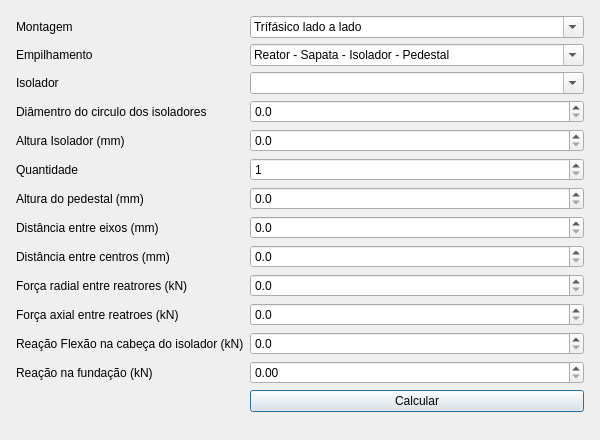
<?xml version="1.0" encoding="UTF-8"?>
<ui version="4.0">
 <class>DialogForceIcc</class>
 <widget class="QDialog" name="DialogForceIcc">
  <property name="geometry">
   <rect>
    <x>0</x>
    <y>0</y>
    <width>600</width>
    <height>440</height>
   </rect>
  </property>
  <property name="windowTitle">
   <string>Força de curto-circuito lado a lad e vento</string>
  </property>
  <layout class="QVBoxLayout" name="verticalLayout">
   <item>
    <layout class="QFormLayout" name="formLayout">
     <property name="leftMargin">
      <number>5</number>
     </property>
     <property name="topMargin">
      <number>5</number>
     </property>
     <property name="rightMargin">
      <number>5</number>
     </property>
     <property name="bottomMargin">
      <number>5</number>
     </property>
     <item row="0" column="0">
      <widget class="QLabel" name="label">
       <property name="text">
        <string>Montagem</string>
       </property>
      </widget>
     </item>
     <item row="0" column="1">
      <widget class="QComboBox" name="cbMontagem">
       <property name="editable">
        <bool>true</bool>
       </property>
       <item>
        <property name="text">
         <string>Trífásico lado a lado </string>
        </property>
       </item>
       <item>
        <property name="text">
         <string>Trifásico trângular</string>
        </property>
       </item>
       <item>
        <property name="text">
         <string>Bifásico</string>
        </property>
       </item>
       <item>
        <property name="text">
         <string>Série/Paralelo</string>
        </property>
       </item>
      </widget>
     </item>
     <item row="1" column="0">
      <widget class="QLabel" name="label_6">
       <property name="text">
        <string>Empilhamento</string>
       </property>
      </widget>
     </item>
     <item row="1" column="1">
      <widget class="QComboBox" name="cbEmpilhar">
       <property name="editable">
        <bool>true</bool>
       </property>
       <item>
        <property name="text">
         <string>Reator - Sapata - Isolador - Pedestal</string>
        </property>
       </item>
       <item>
        <property name="text">
         <string>Reator - Sapata - Pedestal -Isolador</string>
        </property>
       </item>
      </widget>
     </item>
     <item row="2" column="0">
      <widget class="QLabel" name="label_2">
       <property name="text">
        <string>Isolador</string>
       </property>
      </widget>
     </item>
     <item row="2" column="1">
      <widget class="QComboBox" name="cbIsolador">
       <property name="editable">
        <bool>true</bool>
       </property>
      </widget>
     </item>
     <item row="3" column="0">
      <widget class="QLabel" name="label_12">
       <property name="text">
        <string>Diâmentro do circulo dos isoladores</string>
       </property>
      </widget>
     </item>
     <item row="3" column="1">
      <widget class="QDoubleSpinBox" name="dbDiamCirc">
       <property name="decimals">
        <number>1</number>
       </property>
       <property name="maximum">
        <double>9999.899999999999636</double>
       </property>
      </widget>
     </item>
     <item row="4" column="0">
      <widget class="QLabel" name="label_4">
       <property name="text">
        <string>Altura Isolador (mm)</string>
       </property>
      </widget>
     </item>
     <item row="4" column="1">
      <widget class="QDoubleSpinBox" name="dbH_isol">
       <property name="decimals">
        <number>1</number>
       </property>
       <property name="maximum">
        <double>50000.000000000000000</double>
       </property>
      </widget>
     </item>
     <item row="5" column="0">
      <widget class="QLabel" name="label_3">
       <property name="text">
        <string>Quantidade</string>
       </property>
      </widget>
     </item>
     <item row="5" column="1">
      <widget class="QSpinBox" name="intQutIsol">
       <property name="minimum">
        <number>1</number>
       </property>
       <property name="maximum">
        <number>16</number>
       </property>
      </widget>
     </item>
     <item row="6" column="0">
      <widget class="QLabel" name="label_5">
       <property name="text">
        <string>Altura do pedestal (mm)</string>
       </property>
      </widget>
     </item>
     <item row="6" column="1">
      <widget class="QDoubleSpinBox" name="dbH_Pedestal">
       <property name="decimals">
        <number>1</number>
       </property>
       <property name="maximum">
        <double>5000.000000000000000</double>
       </property>
      </widget>
     </item>
     <item row="7" column="0">
      <widget class="QLabel" name="label_7">
       <property name="text">
        <string>Distância entre eixos (mm)</string>
       </property>
      </widget>
     </item>
     <item row="7" column="1">
      <widget class="QDoubleSpinBox" name="dbEixos">
       <property name="decimals">
        <number>1</number>
       </property>
       <property name="maximum">
        <double>10000.000000000000000</double>
       </property>
      </widget>
     </item>
     <item row="8" column="0">
      <widget class="QLabel" name="label_8">
       <property name="text">
        <string>Distância entre centros (mm)</string>
       </property>
      </widget>
     </item>
     <item row="8" column="1">
      <widget class="QDoubleSpinBox" name="dbCentro">
       <property name="decimals">
        <number>1</number>
       </property>
       <property name="maximum">
        <double>10000.000000000000000</double>
       </property>
      </widget>
     </item>
     <item row="9" column="0">
      <widget class="QLabel" name="label_9">
       <property name="text">
        <string>Força radial entre reatrores (kN) </string>
       </property>
      </widget>
     </item>
     <item row="9" column="1">
      <widget class="QDoubleSpinBox" name="dbRadialForce">
       <property name="decimals">
        <number>1</number>
       </property>
       <property name="maximum">
        <double>100000.000000000000000</double>
       </property>
      </widget>
     </item>
     <item row="10" column="0">
      <widget class="QLabel" name="label_10">
       <property name="text">
        <string>Força axial entre reatroes (kN)</string>
       </property>
      </widget>
     </item>
     <item row="10" column="1">
      <widget class="QDoubleSpinBox" name="dbAxialForce">
       <property name="decimals">
        <number>1</number>
       </property>
       <property name="maximum">
        <double>10000.000000000000000</double>
       </property>
      </widget>
     </item>
     <item row="11" column="0">
      <widget class="QLabel" name="label_11">
       <property name="text">
        <string>Reação Flexão na cabeça do isolador (kN)</string>
       </property>
      </widget>
     </item>
     <item row="11" column="1">
      <widget class="QDoubleSpinBox" name="dbFlexao">
       <property name="decimals">
        <number>1</number>
       </property>
       <property name="maximum">
        <double>10000.000000000000000</double>
       </property>
      </widget>
     </item>
     <item row="12" column="0">
      <widget class="QLabel" name="label_13">
       <property name="text">
        <string>Reação na fundação (kN)</string>
       </property>
      </widget>
     </item>
     <item row="12" column="1">
      <widget class="QDoubleSpinBox" name="doubleSpinBox"/>
     </item>
     <item row="13" column="1">
      <widget class="QPushButton" name="pbCalcular">
       <property name="text">
        <string>Calcular</string>
       </property>
      </widget>
     </item>
    </layout>
   </item>
  </layout>
 </widget>
 <tabstops>
  <tabstop>cbMontagem</tabstop>
  <tabstop>cbEmpilhar</tabstop>
  <tabstop>cbIsolador</tabstop>
  <tabstop>dbDiamCirc</tabstop>
  <tabstop>dbH_isol</tabstop>
  <tabstop>intQutIsol</tabstop>
  <tabstop>dbH_Pedestal</tabstop>
  <tabstop>dbEixos</tabstop>
  <tabstop>dbCentro</tabstop>
  <tabstop>dbRadialForce</tabstop>
  <tabstop>dbAxialForce</tabstop>
  <tabstop>dbFlexao</tabstop>
  <tabstop>pbCalcular</tabstop>
 </tabstops>
 <resources/>
 <connections/>
</ui>
